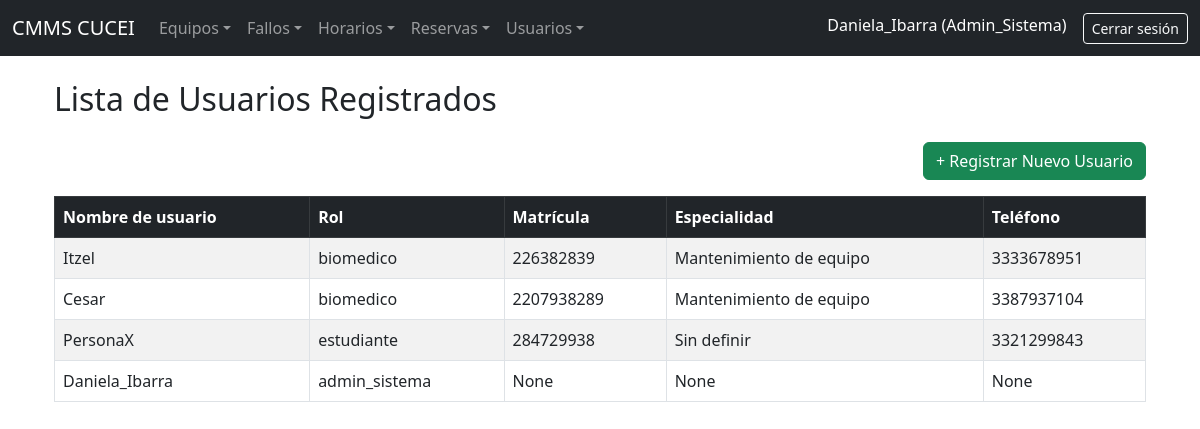
Screenshot of /usuarios/ (signed in) with the database file from the repository.
### CMMS_Lab/models.py (models this page shows, shortened)
class PerfilUsuario(models.Model):
    user = models.OneToOneField(User, on_delete=models.CASCADE)
    rol = models.CharField(max_length=20, choices=[
        ('estudiante', 'Estudiante'),
        ('biomedico', 'Biomedico'),
        ('admin_sistema', 'Administrador del sistema'),
    ])
    matricula = models.CharField(max_length=20, blank=True, null=True)
    telefono = models.CharField(max_length=15, blank=True, null=True)
    especialidad = models.CharField(max_length=100, blank=True, null=True)

### CMMS_Lab/views.py (the view)
# urls.py: path('usuarios/', views.lista_usuarios, name='lista_usuarios'),
@login_required
def lista_usuarios(request):
    if request.user.perfilusuario.rol != 'admin_sistema':
        return redirect('dashboard')
    usuarios = PerfilUsuario.objects.all()
    return render(request, 'usuarios/lista.html', {'usuarios': usuarios})

### CMMS_Lab/templates/usuarios/lista.html
{% extends 'base.html' %}
{% block content %}
<div class="container">
    <h2 class="mb-4">Lista de Usuarios Registrados</h2>
    <div class="mb-3 text-end">
        <a href="{% url 'registrar_biomedico' %}" class="btn btn-success">
            + Registrar Nuevo Usuario
        </a>
    </div>
    {% if usuarios %}
        <table class="table table-bordered table-striped">
            <thead class="table-dark">
                <tr>
                    <th>Nombre de usuario</th>
                    <th>Rol</th>
                    <th>Matrícula</th>
                    <th>Especialidad</th>
                    <th>Teléfono</th>
                </tr>
            </thead>
            <tbody>
                {% for perfil in usuarios %}
                <tr>
                    <td>{{ perfil.user.username }}</td>
                    <td>{{ perfil.rol }}</td>
                    <td>{{ perfil.matricula }}</td>
                    <td>{{ perfil.especialidad }}</td>
                    <td>{{ perfil.telefono }}</td>
                </tr>
                {% endfor %}
            </tbody>
        </table>
    {% else %}
        <p>No hay usuarios registrados.</p>
    {% endif %}
</div>
{% endblock %}

### CMMS_Lab/templates/base.html (shortened to what this page needs)
<!DOCTYPE html>
<html lang="es">
<head>
    <link href="https://cdn.jsdelivr.net/npm/bootstrap@5.3.0/dist/css/bootstrap.min.css" rel="stylesheet">
</head>
<body>
    <nav class="navbar navbar-expand-lg navbar-dark bg-dark">
        <div class="container-fluid">
            <a class="navbar-brand" href="{% url 'dashboard' %}">CMMS CUCEI</a>
            <div class="collapse navbar-collapse" id="navbarCMMS">
                {% if user.is_authenticated %}
                    {% with rol=user.perfilusuario.rol %}
                    <ul class="navbar-nav me-auto mb-2 mb-lg-0">
                        <li class="nav-item dropdown">
                            <a class="nav-link dropdown-toggle" href="#" data-bs-toggle="dropdown">Equipos</a>
                        </li>
                        <li class="nav-item dropdown">
                            <a class="nav-link dropdown-toggle" href="#" data-bs-toggle="dropdown">Fallos</a>
                        </li>
                        {% if rol != 'estudiante' %}
                        <li class="nav-item dropdown">
                            <a class="nav-link dropdown-toggle" href="#" data-bs-toggle="dropdown">Horarios</a>
                        </li>
                        {% endif %}
                        {% if rol in 'admin_sistema' or rol == 'biomedico' %}
                        <li class="nav-item dropdown">
                            <a class="nav-link dropdown-toggle" href="#" data-bs-toggle="dropdown">Reservas</a>
                        </li>
                        {% endif %}
                        <li class="nav-item dropdown">
                            <a class="nav-link dropdown-toggle" href="#" data-bs-toggle="dropdown">Usuarios</a>
                        </li>
                    </ul>
                    <ul class="navbar-nav ms-auto">
                        <li class="nav-item">
                            <span class="navbar-text text-white me-3">
                                {{ user.username }} ({{ rol|title }})
                            </span>
                        </li>
                        <li class="nav-item">
                            <a class="btn btn-outline-light btn-sm" href="{% url 'logout' %}">Cerrar sesión</a>
                        </li>
                    </ul>
                    {% endwith %}
                {% else %}
                    <ul class="navbar-nav ms-auto">
                        <li class="nav-item">
                            <a class="btn btn-outline-light" href="{% url 'login' %}">Iniciar sesión</a>
                        </li>
                    </ul>
                {% endif %}
            </div>
        </div>
    </nav>
    <div class="container mt-4">
        {% block content %}
        {% endblock %}
    </div>
</body>
</html>

### rows the page displays
PerfilUsuario: rol "Admin_Sistema", user.username "Daniela_Ibarra", rol "admin_sistema", matricula "None", especialidad "None", telefono "None"
PerfilUsuario: user.username "Itzel", rol "biomedico", matricula "226382839", especialidad "Mantenimiento de equipo", telefono "3333678951"
PerfilUsuario: user.username "Cesar", rol "biomedico", matricula "2207938289", especialidad "Mantenimiento de equipo", telefono "3387937104"
PerfilUsuario: user.username "PersonaX", rol "estudiante", matricula "284729938", especialidad "Sin definir", telefono "3321299843"

### other values shown
{{ user.username }} "Daniela_Ibarra"
